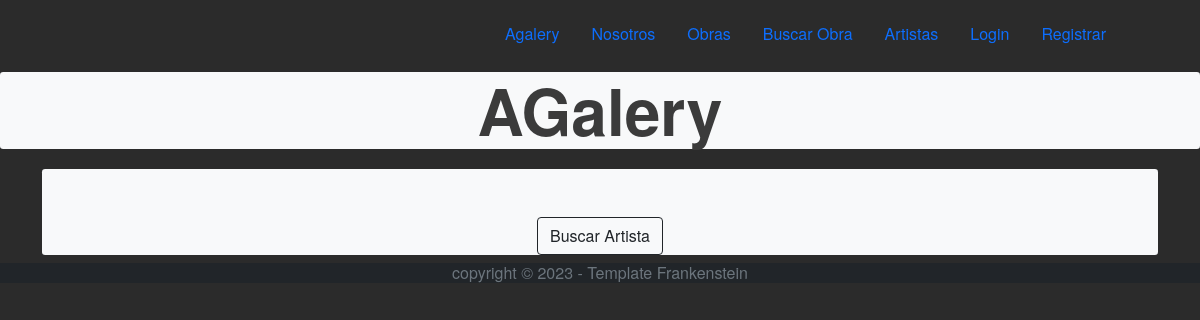
/obrastodas/, run on an earlier commit of the app's database.
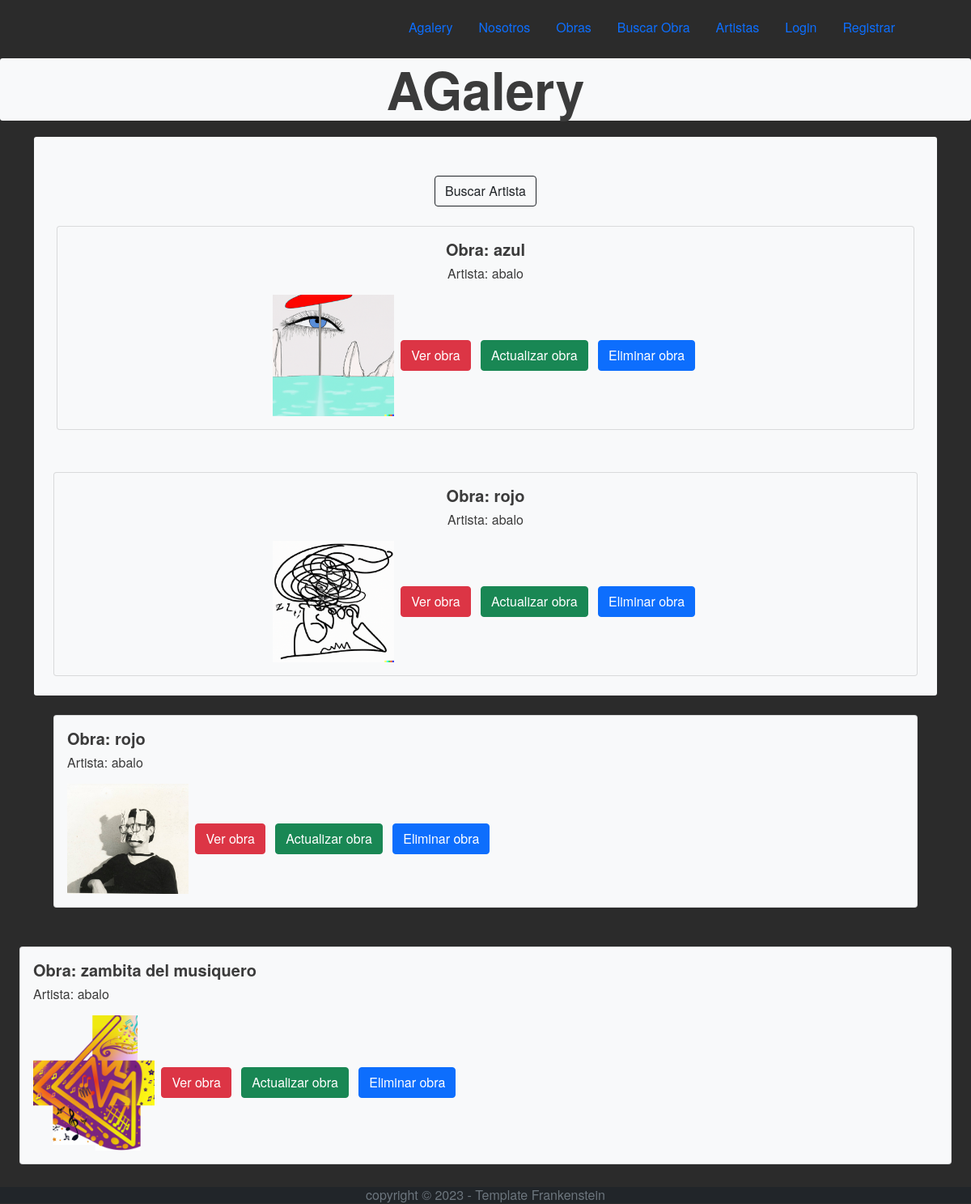
And on a later commit of the database.
### appgaleria/models.py (models this page shows, shortened)
class obra(models.Model):
    artista = models.ForeignKey(User, on_delete=models.CASCADE, related_name='Artista')
    titulo = models.CharField(max_length=100)
    descripcion = models.CharField(max_length=300)
    fotoobra = models.ImageField(upload_to='fotoobras')
    precio = models.IntegerField(default=1)
    vendida = models.BooleanField(default= False)

### appgaleria/views.py (the view)
# urls.py: path('obrastodas/', views.obras, name='obratodas'),
def obras(request): #
    obras = obra.objects.all()
    return render(request, 'appgaleria/obrastodas.html', {'obras' : obras})

### appgaleria/templates/appgaleria/obrastodas.html (shortened to what this page needs)
{% extends 'appgaleria/padre.html' %}
{% block content %}
<div class="container">
    <a class="btn btn-outline-dark mt-5" href={% url 'buscarartista' %}>Buscar Artista</a>
</div>
{% for obra in obras %}
<div class="col-nd-4 p-4">
    <div class="card bg-light">
        <div class="card-body">
            <h5><b>Obra: {{obra.titulo}}</b></h5> Artista: {{obra.artista}} </p>
            <img src="{{obra.fotoobra.url}}" alt="{{obra.titulo}}" width="150" height="150" class="img-fluid"/>
            <td>
            <a class="btn btn-danger m-1" href="{% url 'detalleobra' obra.id %}" >Ver obra</a>
            <a class="btn btn-success m-1" href="{% url 'actualizarobra' obra.id %}">Actualizar obra</a>
            <a class="btn btn-primary m-1" a href='{% url 'obraeliminar' obra.titulo %}' >Eliminar obra</a>
            </td>
        </div>
    </div>
</div>
</div>
{% endfor %}
{% endblock content %}

### appgaleria/templates/appgaleria/padre.html (shortened to what this page needs)
<!DOCTYPE html>
<html lang="en">
    <head>
        {% load static %}
        {% block head %}
        <link href="{% static 'agalery/css/styles.css' %}" rel="stylesheet" />
        {% endblock head %}
    </head>
    {% block nav %}
        <nav class="navbar navbar-expand-lg" navbar-light bg-light"">
            <div class="container px-lg-5">
                        <ul class="navbar-nav ms-auto mb-2 mb-lg-0">
                            <li class="nav-link"><a class="nav-link" href={% url 'home'%}>Agalery</a></li>
                            <li class="nav-link"><a class="nav-link" href={% url 'nosotros' %}>Nosotros</a></li>
                            <li class="nav-link"><a class="nav-link" href={% url 'obratodas' %}>Obras</a></li>
                            <li class="nav-link"><a class="nav-link" href={% url 'buscarobras' %}>Buscar Obra</a></li>
                            <li class="nav-link"><a class="nav-link" href={% url 'usuarios'%}>Artistas </a></li>
                <div class="collapse navbar-collapse" id="navbarSupportedContent">
                        {% if request.user.is_authenticated %}
                            <li class="nav-link"><a class="nav-link" href={% url 'registro_obra'%} >Registrar obra</a></li>
                            <li class="nav-link"><a class="nav-link" href={% url 'perfil'%}>Perfil </a></li>
                            <li class="nav-link"><a class="nav-link" href={% url 'home' %}>Logout </a></li>
                        {% else %}
                            <li class="nav-link"><a class="nav-link" href={% url 'login'%}>Login </a></li>
                            <li class="nav-link"><a class="nav-link" href={% url 'singup'%}>Registrar</a></li>
                        {% endif %}
                    </ul>
                </div>
        </nav>
        {% endblock nav %}
    <body>
        <header class="py-1"> <div class="bg-light rounded-1 text-center">
            <h1 class="display-3 fw-bold">
                AGalery
            </h1>  </div> </header>
        <section class="py-1">
            <div class="container-sm">
                <div class="bg-light rounded-1 text-center">
                    <div class="m-1 m-lg-1">
{% block content %}{% endblock content %}
                    </div>
                </div>
            </div>
        </section>
        {% block footer %}
        <footer class="py-10 bg-dark">
                <div class="container">
                <div class="copyright text-center text-xl-left text-muted">
                                copyright &copy; 2023 - Template Frankenstein
                </div>
            </div>
        </footer>
        {% endblock footer %}
    </body>
</html>

What changed in the data, as far as the page shows it:
added obra: titulo "azul", artista "abalo", fotoobra (picture)
added obra: titulo "rojo", artista "abalo", fotoobra (picture)
added obra: titulo "rojo", artista "abalo", fotoobra (picture)
added obra: titulo "zambita del musiquero", artista "abalo", fotoobra (picture)
